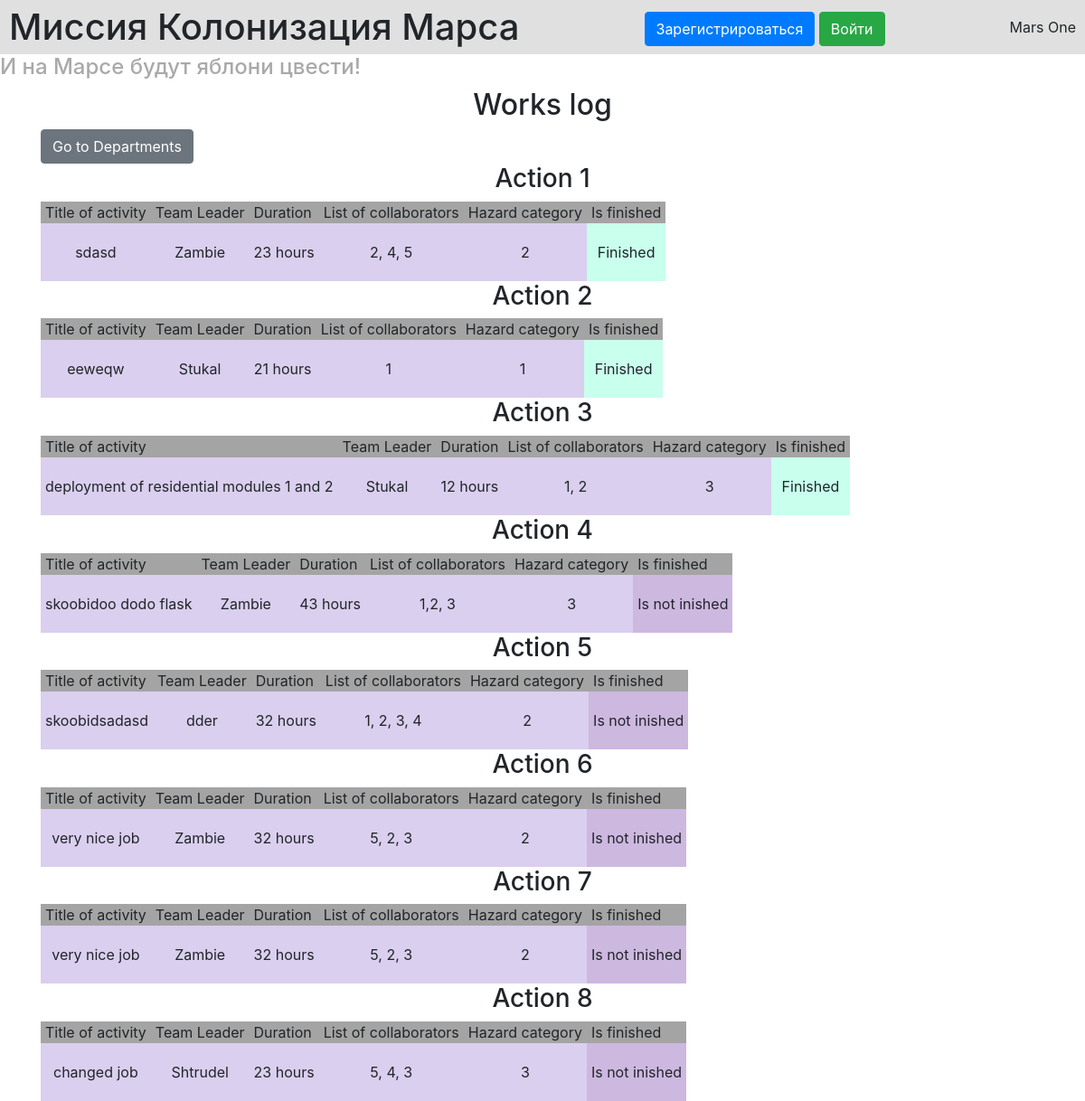
Before: / with the older database file.
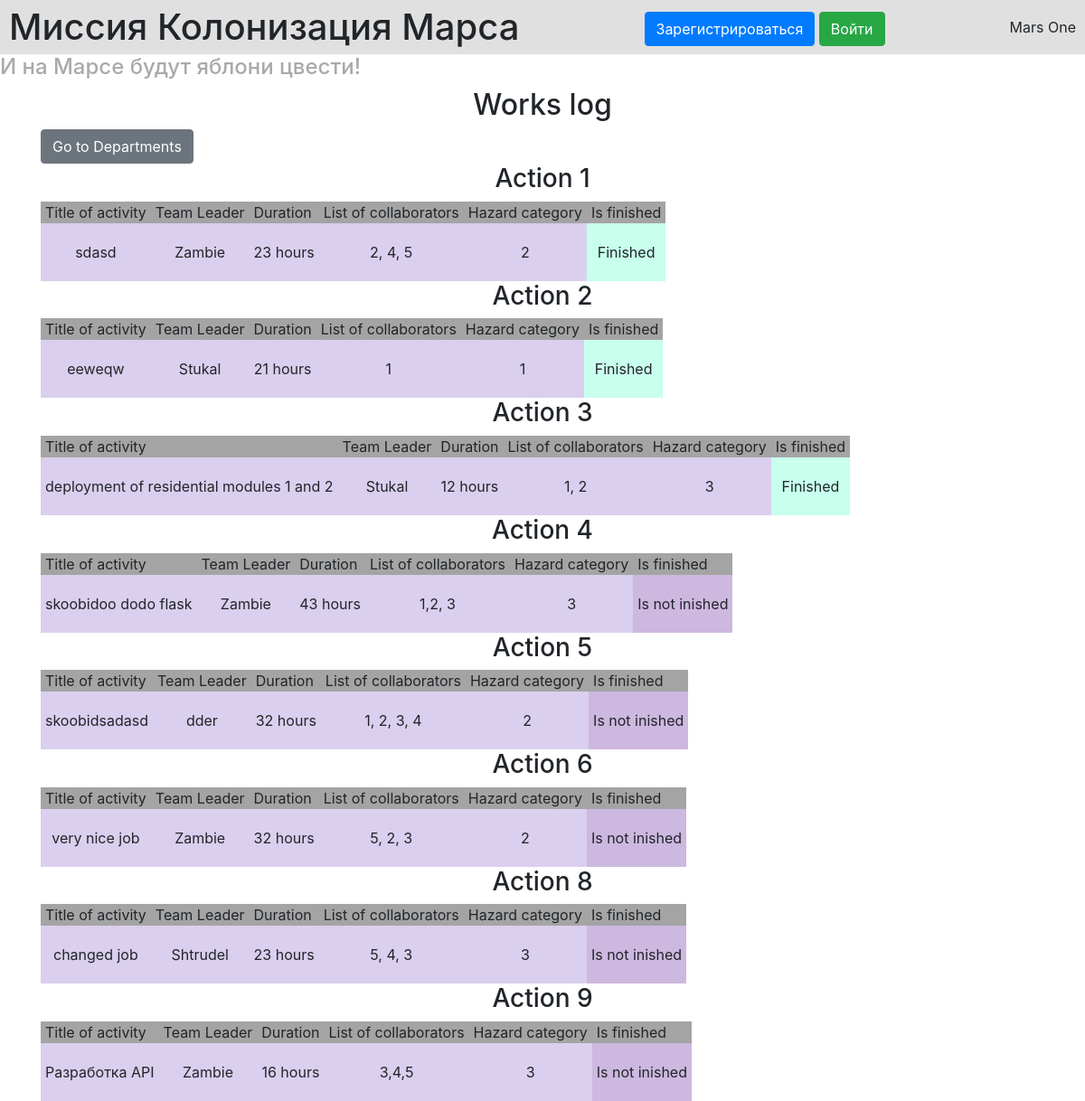
After: the same page with the newer database file.
### data/__all_models.py (models this page shows, shortened)
class Jobs(SqlAlchemyBase, SerializerMixin):
    __tablename__ = 'jobs'
    id = Column(Integer, primary_key=True, autoincrement=True)
    team_leader = Column(Integer, ForeignKey('users.id'))
    job = Column(String)
    hazard_category = Column(Integer, ForeignKey("job_categories.id"))
    work_size = Column(Integer)
    collaborators = Column(String)
    start_date = Column(DateTime)
    end_date = Column(DateTime)
    is_finished = Column(Boolean)
    user = relationship('User')
    category = relationship('JobCategory')

class User(SqlAlchemyBase, UserMixin, SerializerMixin):
    __tablename__ = 'users'
    id = Column(Integer, primary_key=True, autoincrement=True)
    name = Column(String)
    email = Column(String, unique=True)
    from_city = Column(String)
    hashed_password = Column(String)

### main.py (the view)
@app.route("/")
def index():
    session = db_session.create_session()
    cur_jobs = session.query(Jobs).all()
    return render_template("jobs_table.html", jobs_list=cur_jobs)

### data/db_session.py (called while the page is built)
def create_session() -> orm.Session:
    global __factory
    return __factory()

### templates/jobs_table.html (shortened to what this page needs)
{% extends "base.html" %}
{% block jobs_table %}
    <h2>Works log</h2>
    <span>
        <a href="/departments" class="btn btn-secondary">Go to Departments</a>
    </span>
    {% for item in jobs_list %}
        <h3>Action {{item.id}}</h3>
        <table>
            <thead>
                <tr>
                    <th>Title of activity</th>
                    <th>Team Leader</th>
                    <th>Duration</th>
                    <th>List of collaborators</th>
                    <th>Hazard category</th>
                    <th>Is finished</th>
                </tr>
            </thead>
            <tbody>
                <tr>
                    <td>{{item.job}}</td>
                    <td>{{item.user.name}}</td>
                    <td>{{item.work_size}} hours</td>
                    <td>{{item.collaborators}}</td>
                    <td>{{item.hazard_category}}</td>
                    {% if item.is_finished %}
                        <td class="finished_job">Finished</td>
                    {% else %}
                        <td class="not_finished">Is not inished</td>
                    {% endif %}
                </tr>
            </tbody>
        </table>
    {% endfor %}
{% endblock %}

### templates/base.html (shortened to what this page needs)
<!DOCTYPE html>
<html lang="en">
<head>
    <link rel="stylesheet"
        href="https://stackpath.bootstrapcdn.com/bootstrap/4.4.1/css/bootstrap.min.css"
>
    <link rel="stylesheet" href="{{url_for('static', filename='css/style.css')}}">
</head>
<body>
    <header>
        <h1>Миссия Колонизация Марса</h1>
        {% if current_user.is_authenticated %}
            <a class="navbar-brand" href="/logout">{{ current_user.name }}</a>
        {% else %}
            <p>
                <a class="btn btn-primary " href="/register">Зарегистрироваться</a>
                <a class="btn btn-success" href="/login">Войти</a>
            </p>
        {% endif %}
        <p>Mars One</p>
    </header>
    <h4>И на Марсе будут яблони цвести!</h4>
    <div class="container">
        {% block jobs_table %}{% endblock %}
    </div>
</body>
</html>

### static/css/style.css (style rules this page uses)
h4 { color: darkgray; }
th { font-size: 16; font-weight: 400; }
thead th { background-color: rgb(164, 164, 164); padding: 0px 5px; }
tbody td { background-color: rgb(218, 207, 238); text-align: center; padding: 20px 5px; }
header { display: flex; justify-content: space-between; align-items: center; background-color: rgb(224, 224, 224); padding: 0px 10px; height: 60px; }
header h1, header p { margin: 0; line-height: 60px; }
.not_finished { background-color: rgb(205, 184, 224); }
.finished_job { background-color: rgb(200, 255, 237); }
h2, h3 { text-align: center; }

Changed rows visible on the page:
removed Jobs: id "7", job "very nice job", user.name "Zambie", work_size "32", collaborators "5, 2, 3", hazard_category "2", is_finished "Is not inished"
added Jobs: id "9", job "Разработка API", user.name "Zambie", work_size "16", collaborators "3,4,5", hazard_category "3", is_finished "Is not inished"
